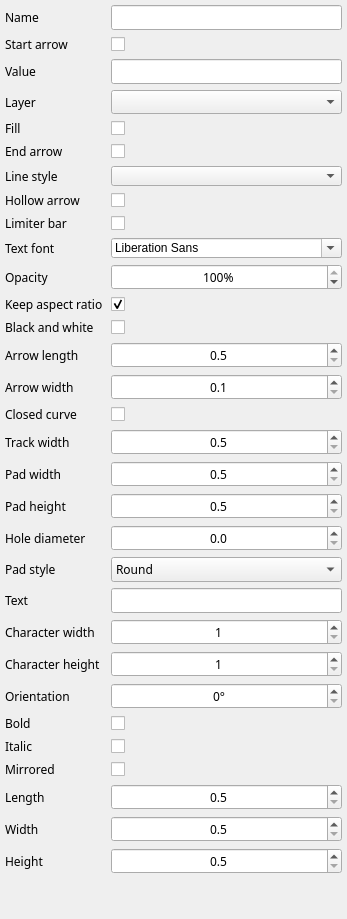
  <widget class="QDockWidget" name="dockProperties">
   <property name="minimumSize">
    <size>
     <width>200</width>
     <height>218</height>
    </size>
   </property>
   <property name="windowTitle">
    <string>Properties</string>
   </property>
   <attribute name="dockWidgetArea">
    <number>2</number>
   </attribute>
   <widget class="QWidget" name="dockPropertiesContents">
    <layout class="QGridLayout" name="gridLayoutProp" columnstretch="0,0">
     <property name="leftMargin">
      <number>5</number>
     </property>
     <property name="topMargin">
      <number>5</number>
     </property>
     <property name="rightMargin">
      <number>5</number>
     </property>
     <property name="bottomMargin">
      <number>5</number>
     </property>
     <property name="horizontalSpacing">
      <number>8</number>
     </property>
     <property name="verticalSpacing">
      <number>6</number>
     </property>
     <item row="0" column="0">
      <widget class="QLabel" name="label_2">
       <property name="font">
        <font>
         <family>Hack</family>
         <pointsize>9</pointsize>
        </font>
       </property>
       <property name="text">
        <string>Name</string>
       </property>
      </widget>
     </item>
     <item row="3" column="1">
      <widget class="LayerComboBox" name="cbPropLayer">
       <property name="sizePolicy">
        <sizepolicy hsizetype="Preferred" vsizetype="Fixed">
         <horstretch>0</horstretch>
         <verstretch>0</verstretch>
        </sizepolicy>
       </property>
       <property name="minimumSize">
        <size>
         <width>119</width>
         <height>20</height>
        </size>
       </property>
       <property name="maximumSize">
        <size>
         <width>16777215</width>
         <height>24</height>
        </size>
       </property>
       <property name="font">
        <font>
         <family>Hack</family>
         <pointsize>9</pointsize>
        </font>
       </property>
      </widget>
     </item>
     <item row="9" column="0">
      <widget class="QLabel" name="label_8">
       <property name="font">
        <font>
         <family>Hack</family>
         <pointsize>9</pointsize>
        </font>
       </property>
       <property name="text">
        <string>Text font</string>
       </property>
      </widget>
     </item>
     <item row="0" column="1">
      <widget class="QLineEdit" name="lineEdit">
       <property name="minimumSize">
        <size>
         <width>0</width>
         <height>20</height>
        </size>
       </property>
       <property name="font">
        <font>
         <family>Hack</family>
         <pointsize>9</pointsize>
        </font>
       </property>
       <property name="alignment">
        <set>Qt::AlignCenter</set>
       </property>
      </widget>
     </item>
     <item row="6" column="0">
      <widget class="QLabel" name="label_7">
       <property name="font">
        <font>
         <family>Hack</family>
         <pointsize>9</pointsize>
        </font>
       </property>
       <property name="text">
        <string>Line style</string>
       </property>
      </widget>
     </item>
     <item row="4" column="0">
      <widget class="QLabel" name="label_6">
       <property name="font">
        <font>
         <family>Hack</family>
         <pointsize>9</pointsize>
        </font>
       </property>
       <property name="text">
        <string>Fill</string>
       </property>
      </widget>
     </item>
     <item row="4" column="1">
      <widget class="QCheckBox" name="checkBox">
       <property name="text">
        <string/>
       </property>
      </widget>
     </item>
     <item row="6" column="1">
      <widget class="PenStyleComboBox" name="cbPropLineStyle">
       <property name="sizePolicy">
        <sizepolicy hsizetype="Preferred" vsizetype="Expanding">
         <horstretch>0</horstretch>
         <verstretch>0</verstretch>
        </sizepolicy>
       </property>
       <property name="minimumSize">
        <size>
         <width>119</width>
         <height>20</height>
        </size>
       </property>
       <property name="maximumSize">
        <size>
         <width>16777215</width>
         <height>20</height>
        </size>
       </property>
       <property name="font">
        <font>
         <family>Hack</family>
         <pointsize>9</pointsize>
        </font>
       </property>
      </widget>
     </item>
     <item row="2" column="1">
      <widget class="QLineEdit" name="lineEdit_2">
       <property name="minimumSize">
        <size>
         <width>0</width>
         <height>20</height>
        </size>
       </property>
       <property name="font">
        <font>
         <family>Hack</family>
         <pointsize>9</pointsize>
        </font>
       </property>
       <property name="alignment">
        <set>Qt::AlignCenter</set>
       </property>
      </widget>
     </item>
     <item row="2" column="0">
      <widget class="QLabel" name="label_3">
       <property name="font">
        <font>
         <family>Hack</family>
         <pointsize>9</pointsize>
        </font>
       </property>
       <property name="text">
        <string>Value</string>
       </property>
      </widget>
     </item>
     <item row="9" column="1">
      <widget class="QFontComboBox" name="fontComboBox">
       <property name="minimumSize">
        <size>
         <width>119</width>
         <height>20</height>
        </size>
       </property>
       <property name="maximumSize">
        <size>
         <width>16777215</width>
         <height>20</height>
        </size>
       </property>
      </widget>
     </item>
     <item row="3" column="0">
      <widget class="QLabel" name="label_4">
       <property name="font">
        <font>
         <family>Hack</family>
         <pointsize>9</pointsize>
        </font>
       </property>
       <property name="text">
        <string>Layer</string>
       </property>
      </widget>
     </item>
     <item row="10" column="0">
      <widget class="QLabel" name="label_9">
       <property name="font">
        <font>
         <family>Hack</family>
         <pointsize>9</pointsize>
        </font>
       </property>
       <property name="text">
        <string>Opacity</string>
       </property>
      </widget>
     </item>
     <item row="10" column="1">
      <widget class="QSpinBox" name="spinOpacity">
       <property name="minimumSize">
        <size>
         <width>119</width>
         <height>20</height>
        </size>
       </property>
       <property name="font">
        <font>
         <family>Hack</family>
         <pointsize>9</pointsize>
        </font>
       </property>
       <property name="alignment">
        <set>Qt::AlignCenter</set>
       </property>
       <property name="suffix">
        <string>%</string>
       </property>
       <property name="minimum">
        <number>1</number>
       </property>
       <property name="maximum">
        <number>100</number>
       </property>
       <property name="value">
        <number>100</number>
       </property>
      </widget>
     </item>
     <item row="11" column="0">
      <widget class="QLabel" name="label_10">
       <property name="font">
        <font>
         <family>Hack</family>
         <pointsize>9</pointsize>
        </font>
       </property>
       <property name="text">
        <string>Keep aspect ratio</string>
       </property>
      </widget>
     </item>
     <item row="11" column="1">
      <widget class="QCheckBox" name="checkBoxKeepAspectRatio">
       <property name="text">
        <string/>
       </property>
       <property name="checked">
        <bool>true</bool>
       </property>
      </widget>
     </item>
     <item row="12" column="0">
      <widget class="QLabel" name="label_11">
       <property name="font">
        <font>
         <family>Hack</family>
         <pointsize>9</pointsize>
        </font>
       </property>
       <property name="text">
        <string>Black and white</string>
       </property>
      </widget>
     </item>
     <item row="12" column="1">
      <widget class="QCheckBox" name="checkBoxGrayscale">
       <property name="text">
        <string/>
       </property>
      </widget>
     </item>
     <item row="1" column="0">
      <widget class="QLabel" name="labelArrowStart">
       <property name="font">
        <font>
         <family>Hack</family>
         <pointsize>9</pointsize>
        </font>
       </property>
       <property name="text">
        <string>Start arrow</string>
       </property>
      </widget>
     </item>
     <item row="1" column="1">
      <widget class="QCheckBox" name="checkBoxArrowStart">
       <property name="text">
        <string/>
       </property>
      </widget>
     </item>
     <item row="5" column="0">
      <widget class="QLabel" name="labelArrowEnd">
       <property name="font">
        <font>
         <family>Hack</family>
         <pointsize>9</pointsize>
        </font>
       </property>
       <property name="text">
        <string>End arrow</string>
       </property>
      </widget>
     </item>
     <item row="5" column="1">
      <widget class="QCheckBox" name="checkBoxArrowEnd">
       <property name="text">
        <string/>
       </property>
      </widget>
     </item>
     <item row="7" column="0">
      <widget class="QLabel" name="labelArrowEmpty">
       <property name="font">
        <font>
         <family>Hack</family>
         <pointsize>9</pointsize>
        </font>
       </property>
       <property name="text">
        <string>Hollow arrow</string>
       </property>
      </widget>
     </item>
     <item row="7" column="1">
      <widget class="QCheckBox" name="checkBoxArrowEmpty">
       <property name="text">
        <string/>
       </property>
      </widget>
     </item>
     <item row="8" column="0">
      <widget class="QLabel" name="labelArrowLimiter">
       <property name="font">
        <font>
         <family>Hack</family>
         <pointsize>9</pointsize>
        </font>
       </property>
       <property name="text">
        <string>Limiter bar</string>
       </property>
      </widget>
     </item>
     <item row="8" column="1">
      <widget class="QCheckBox" name="checkBoxArrowLimiter">
       <property name="text">
        <string/>
       </property>
      </widget>
     </item>
     <item row="14" column="0">
      <widget class="QLabel" name="labelArrowLength">
       <property name="font">
        <font>
         <family>Hack</family>
         <pointsize>9</pointsize>
        </font>
       </property>
       <property name="text">
        <string>Arrow length</string>
       </property>
      </widget>
     </item>
     <item row="14" column="1">
      <widget class="QDoubleSpinBox" name="spinArrowLength">
       <property name="minimumSize">
        <size>
         <width>119</width>
         <height>20</height>
        </size>
       </property>
       <property name="font">
        <font>
         <family>Hack</family>
         <pointsize>9</pointsize>
        </font>
       </property>
       <property name="alignment">
        <set>Qt::AlignCenter</set>
       </property>
       <property name="decimals">
        <number>1</number>
       </property>
       <property name="minimum">
        <double>0.500000000000000</double>
       </property>
       <property name="maximum">
        <double>50.000000000000000</double>
       </property>
       <property name="singleStep">
        <double>0.500000000000000</double>
       </property>
      </widget>
     </item>
     <item row="15" column="0">
      <widget class="QLabel" name="labelArrowHalfWidth">
       <property name="font">
        <font>
         <family>Hack</family>
         <pointsize>9</pointsize>
        </font>
       </property>
       <property name="text">
        <string>Arrow width</string>
       </property>
      </widget>
     </item>
     <item row="15" column="1">
      <widget class="QDoubleSpinBox" name="spinArrowHalfWidth">
       <property name="minimumSize">
        <size>
         <width>119</width>
         <height>20</height>
        </size>
       </property>
       <property name="font">
        <font>
         <family>Hack</family>
         <pointsize>9</pointsize>
        </font>
       </property>
       <property name="alignment">
        <set>Qt::AlignCenter</set>
       </property>
       <property name="decimals">
        <number>1</number>
       </property>
       <property name="minimum">
        <double>0.100000000000000</double>
       </property>
       <property name="maximum">
        <double>20.000000000000000</double>
       </property>
       <property name="singleStep">
        <double>0.100000000000000</double>
       </property>
      </widget>
     </item>
     <item row="16" column="0">
      <widget class="QLabel" name="labelCurveClosed">
       <property name="font">
        <font>
         <family>Hack</family>
         <pointsize>9</pointsize>
        </font>
       </property>
       <property name="text">
        <string>Closed curve</string>
       </property>
      </widget>
     </item>
     <item row="16" column="1">
      <widget class="QCheckBox" name="checkBoxCurveClosed">
       <property name="text">
        <string/>
       </property>
      </widget>
     </item>
     <item row="17" column="0">
      <widget class="QLabel" name="labelTrackWidth">
       <property name="font">
        <font>
         <family>Hack</family>
         <pointsize>9</pointsize>
        </font>
       </property>
       <property name="text">
        <string>Track width</string>
       </property>
      </widget>
     </item>
     <item row="17" column="1">
      <widget class="QDoubleSpinBox" name="spinTrackWidth">
       <property name="minimumSize">
        <size>
         <width>119</width>
         <height>20</height>
        </size>
       </property>
       <property name="font">
        <font>
         <family>Hack</family>
         <pointsize>9</pointsize>
        </font>
       </property>
       <property name="alignment">
        <set>Qt::AlignCenter</set>
       </property>
       <property name="decimals">
        <number>1</number>
       </property>
       <property name="minimum">
        <double>0.500000000000000</double>
       </property>
       <property name="maximum">
        <double>200.000000000000000</double>
       </property>
       <property name="singleStep">
        <double>0.500000000000000</double>
       </property>
      </widget>
     </item>
     <item row="18" column="0">
      <widget class="QLabel" name="labelPadWidth">
       <property name="font">
        <font>
         <family>Hack</family>
         <pointsize>9</pointsize>
        </font>
       </property>
       <property name="text">
        <string>Pad width</string>
       </property>
      </widget>
     </item>
     <item row="18" column="1">
      <widget class="QDoubleSpinBox" name="spinPadWidth">
       <property name="minimumSize">
        <size>
         <width>119</width>
         <height>20</height>
        </size>
       </property>
       <property name="font">
        <font>
         <family>Hack</family>
         <pointsize>9</pointsize>
        </font>
       </property>
       <property name="alignment">
        <set>Qt::AlignCenter</set>
       </property>
       <property name="decimals">
        <number>1</number>
       </property>
       <property name="minimum">
        <double>0.500000000000000</double>
       </property>
       <property name="maximum">
        <double>500.000000000000000</double>
       </property>
       <property name="singleStep">
        <double>0.500000000000000</double>
       </property>
      </widget>
     </item>
     <item row="19" column="0">
      <widget class="QLabel" name="labelPadHeight">
       <property name="font">
        <font>
         <family>Hack</family>
         <pointsize>9</pointsize>
        </font>
       </property>
       <property name="text">
        <string>Pad height</string>
       </property>
      </widget>
     </item>
     <item row="19" column="1">
      <widget class="QDoubleSpinBox" name="spinPadHeight">
       <property name="minimumSize">
        <size>
         <width>119</width>
         <height>20</height>
        </size>
       </property>
       <property name="font">
        <font>
         <family>Hack</family>
         <pointsize>9</pointsize>
        </font>
       </property>
       <property name="alignment">
        <set>Qt::AlignCenter</set>
       </property>
       <property name="decimals">
        <number>1</number>
       </property>
       <property name="minimum">
        <double>0.500000000000000</double>
       </property>
       <property name="maximum">
        <double>500.000000000000000</double>
       </property>
       <property name="singleStep">
        <double>0.500000000000000</double>
       </property>
      </widget>
     </item>
     <item row="20" column="0">
      <widget class="QLabel" name="labelPadHole">
       <property name="font">
        <font>
         <family>Hack</family>
         <pointsize>9</pointsize>
        </font>
       </property>
       <property name="text">
        <string>Hole diameter</string>
       </property>
      </widget>
     </item>
     <item row="20" column="1">
      <widget class="QDoubleSpinBox" name="spinPadHole">
       <property name="minimumSize">
        <size>
         <width>119</width>
         <height>20</height>
        </size>
       </property>
       <property name="font">
        <font>
         <family>Hack</family>
         <pointsize>9</pointsize>
        </font>
       </property>
       <property name="alignment">
        <set>Qt::AlignCenter</set>
       </property>
       <property name="decimals">
        <number>1</number>
       </property>
       <property name="minimum">
        <double>0.000000000000000</double>
       </property>
       <property name="maximum">
        <double>500.000000000000000</double>
       </property>
       <property name="singleStep">
        <double>0.500000000000000</double>
       </property>
      </widget>
     </item>
     <item row="21" column="0">
      <widget class="QLabel" name="labelPadStyle">
       <property name="font">
        <font>
         <family>Hack</family>
         <pointsize>9</pointsize>
        </font>
       </property>
       <property name="text">
        <string>Pad style</string>
       </property>
      </widget>
     </item>
     <item row="21" column="1">
      <widget class="QComboBox" name="cbPadStyle">
       <property name="minimumSize">
        <size>
         <width>119</width>
         <height>20</height>
        </size>
       </property>
       <property name="font">
        <font>
         <family>Hack</family>
         <pointsize>9</pointsize>
        </font>
       </property>
       <item>
        <property name="text">
         <string>Round</string>
        </property>
       </item>
       <item>
        <property name="text">
         <string>Rectangular</string>
        </property>
       </item>
       <item>
        <property name="text">
         <string>Rounded rectangular</string>
        </property>
       </item>
      </widget>
     </item>
     <item row="22" column="0">
      <widget class="QLabel" name="labelTextContent">
       <property name="font">
        <font>
         <family>Hack</family>
         <pointsize>9</pointsize>
        </font>
       </property>
       <property name="text">
        <string>Text</string>
       </property>
      </widget>
     </item>
     <item row="22" column="1">
      <widget class="QLineEdit" name="lineEditTextContent">
       <property name="minimumSize">
        <size>
         <width>119</width>
         <height>20</height>
        </size>
       </property>
       <property name="font">
        <font>
         <family>Hack</family>
         <pointsize>9</pointsize>
        </font>
       </property>
       <property name="toolTip">
        <string>Use ^ for superscript and _ for subscript (e.g. R^2, V_out); each extra ^ or _ nests one level deeper. Use \^ and \_ to write the literal ^ and _ characters.</string>
       </property>
      </widget>
     </item>
     <item row="23" column="0">
      <widget class="QLabel" name="labelTextSizeX">
       <property name="font">
        <font>
         <family>Hack</family>
         <pointsize>9</pointsize>
        </font>
       </property>
       <property name="text">
        <string>Character width</string>
       </property>
      </widget>
     </item>
     <item row="23" column="1">
      <widget class="QSpinBox" name="spinTextSizeX">
       <property name="minimumSize">
        <size>
         <width>119</width>
         <height>20</height>
        </size>
       </property>
       <property name="font">
        <font>
         <family>Hack</family>
         <pointsize>9</pointsize>
        </font>
       </property>
       <property name="alignment">
        <set>Qt::AlignCenter</set>
       </property>
       <property name="minimum">
        <number>1</number>
       </property>
       <property name="maximum">
        <number>200</number>
       </property>
      </widget>
     </item>
     <item row="24" column="0">
      <widget class="QLabel" name="labelTextSizeY">
       <property name="font">
        <font>
         <family>Hack</family>
         <pointsize>9</pointsize>
        </font>
       </property>
       <property name="text">
        <string>Character height</string>
       </property>
      </widget>
     </item>
     <item row="24" column="1">
      <widget class="QSpinBox" name="spinTextSizeY">
       <property name="minimumSize">
        <size>
         <width>119</width>
         <height>20</height>
        </size>
       </property>
       <property name="font">
        <font>
         <family>Hack</family>
         <pointsize>9</pointsize>
        </font>
       </property>
       <property name="alignment">
        <set>Qt::AlignCenter</set>
       </property>
       <property name="minimum">
        <number>1</number>
       </property>
       <property name="maximum">
        <number>200</number>
       </property>
      </widget>
     </item>
     <item row="25" column="0">
      <widget class="QLabel" name="labelTextOrientation">
       <property name="font">
        <font>
         <family>Hack</family>
         <pointsize>9</pointsize>
        </font>
       </property>
       <property name="text">
        <string>Orientation</string>
       </property>
      </widget>
     </item>
     <item row="25" column="1">
      <widget class="QSpinBox" name="spinTextOrientation">
       <property name="minimumSize">
        <size>
         <width>119</width>
         <height>20</height>
        </size>
       </property>
       <property name="font">
        <font>
         <family>Hack</family>
         <pointsize>9</pointsize>
        </font>
       </property>
       <property name="alignment">
        <set>Qt::AlignCenter</set>
       </property>
       <property name="suffix">
        <string>°</string>
       </property>
       <property name="minimum">
        <number>0</number>
       </property>
       <property name="maximum">
        <number>270</number>
       </property>
       <property name="singleStep">
        <number>90</number>
       </property>
      </widget>
     </item>
     <item row="26" column="0">
      <widget class="QLabel" name="labelTextBold">
       <property name="font">
        <font>
         <family>Hack</family>
         <pointsize>9</pointsize>
        </font>
       </property>
       <property name="text">
        <string>Bold</string>
       </property>
      </widget>
     </item>
     <item row="26" column="1">
      <widget class="QCheckBox" name="checkBoxTextBold">
       <property name="text">
        <string/>
       </property>
      </widget>
     </item>
     <item row="27" column="0">
      <widget class="QLabel" name="labelTextItalic">
       <property name="font">
        <font>
         <family>Hack</family>
         <pointsize>9</pointsize>
        </font>
       </property>
       <property name="text">
        <string>Italic</string>
       </property>
      </widget>
     </item>
     <item row="27" column="1">
      <widget class="QCheckBox" name="checkBoxTextItalic">
       <property name="text">
        <string/>
       </property>
      </widget>
     </item>
     <item row="28" column="0">
      <widget class="QLabel" name="labelTextMirrored">
       <property name="font">
        <font>
         <family>Hack</family>
         <pointsize>9</pointsize>
        </font>
       </property>
       <property name="text">
        <string>Mirrored</string>
       </property>
      </widget>
     </item>
     <item row="28" column="1">
      <widget class="QCheckBox" name="checkBoxTextMirrored">
       <property name="text">
        <string/>
       </property>
      </widget>
     </item>
     <item row="29" column="0">
      <widget class="QLabel" name="labelLineLength">
       <property name="font">
        <font>
         <family>Hack</family>
         <pointsize>9</pointsize>
        </font>
       </property>
       <property name="text">
        <string>Length</string>
       </property>
      </widget>
     </item>
     <item row="29" column="1">
      <widget class="QDoubleSpinBox" name="spinLineLength">
       <property name="minimumSize">
        <size>
         <width>119</width>
         <height>20</height>
        </size>
       </property>
       <property name="font">
        <font>
         <family>Hack</family>
         <pointsize>9</pointsize>
        </font>
       </property>
       <property name="alignment">
        <set>Qt::AlignCenter</set>
       </property>
       <property name="decimals">
        <number>1</number>
       </property>
       <property name="minimum">
        <double>0.500000000000000</double>
       </property>
       <property name="maximum">
        <double>5000.000000000000000</double>
       </property>
       <property name="singleStep">
        <double>1.000000000000000</double>
       </property>
      </widget>
     </item>
     <item row="30" column="0">
      <widget class="QLabel" name="labelShapeWidth">
       <property name="font">
        <font>
         <family>Hack</family>
         <pointsize>9</pointsize>
        </font>
       </property>
       <property name="text">
        <string>Width</string>
       </property>
      </widget>
     </item>
     <item row="30" column="1">
      <widget class="QDoubleSpinBox" name="spinShapeWidth">
       <property name="minimumSize">
        <size>
         <width>119</width>
         <height>20</height>
        </size>
       </property>
       <property name="font">
        <font>
         <family>Hack</family>
         <pointsize>9</pointsize>
        </font>
       </property>
       <property name="alignment">
        <set>Qt::AlignCenter</set>
       </property>
       <property name="decimals">
        <number>1</number>
       </property>
       <property name="minimum">
        <double>0.500000000000000</double>
       </property>
       <property name="maximum">
        <double>5000.000000000000000</double>
       </property>
       <property name="singleStep">
        <double>1.000000000000000</double>
       </property>
      </widget>
     </item>
     <item row="31" column="0">
      <widget class="QLabel" name="labelShapeHeight">
       <property name="font">
        <font>
         <family>Hack</family>
         <pointsize>9</pointsize>
        </font>
       </property>
       <property name="text">
        <string>Height</string>
       </property>
      </widget>
     </item>
     <item row="31" column="1">
      <widget class="QDoubleSpinBox" name="spinShapeHeight">
       <property name="minimumSize">
        <size>
         <width>119</width>
         <height>20</height>
        </size>
       </property>
       <property name="font">
        <font>
         <family>Hack</family>
         <pointsize>9</pointsize>
        </font>
       </property>
       <property name="alignment">
        <set>Qt::AlignCenter</set>
       </property>
       <property name="decimals">
        <number>1</number>
       </property>
       <property name="minimum">
        <double>0.500000000000000</double>
       </property>
       <property name="maximum">
        <double>5000.000000000000000</double>
       </property>
       <property name="singleStep">
        <double>1.000000000000000</double>
       </property>
      </widget>
     </item>
     <item row="32" column="0" colspan="2">
      <spacer name="verticalSpacerProp">
       <property name="orientation">
        <enum>Qt::Vertical</enum>
       </property>
       <property name="sizeHint" stdset="0">
        <size>
         <width>20</width>
         <height>40</height>
        </size>
       </property>
      </spacer>
     </item>
    </layout>
   </widget>
  </widget>
